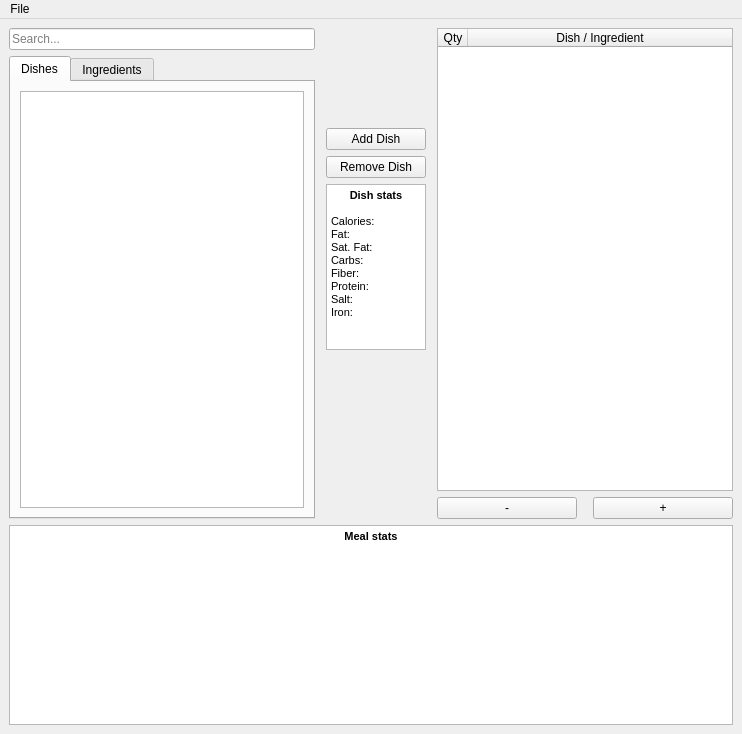
<?xml version="1.0" encoding="UTF-8"?>
<ui version="4.0">
 <class>MainWindow</class>
 <widget class="QMainWindow" name="MainWindow">
  <property name="geometry">
   <rect>
    <x>0</x>
    <y>0</y>
    <width>742</width>
    <height>734</height>
   </rect>
  </property>
  <property name="windowTitle">
   <string>Nompy 0.2.2</string>
  </property>
  <widget class="QWidget" name="widget">
   <property name="enabled">
    <bool>true</bool>
   </property>
   <layout class="QVBoxLayout" name="verticalLayout_6">
    <item>
     <layout class="QHBoxLayout" name="horizontalLayout_2">
      <item>
       <layout class="QVBoxLayout" name="verticalLayout_5">
        <item>
         <widget class="QLineEdit" name="searchBox">
          <property name="enabled">
           <bool>true</bool>
          </property>
          <property name="sizePolicy">
           <sizepolicy hsizetype="Expanding" vsizetype="Fixed">
            <horstretch>0</horstretch>
            <verstretch>0</verstretch>
           </sizepolicy>
          </property>
          <property name="text">
           <string/>
          </property>
          <property name="frame">
           <bool>true</bool>
          </property>
          <property name="cursorPosition">
           <number>0</number>
          </property>
          <property name="alignment">
           <set>Qt::AlignLeading|Qt::AlignLeft|Qt::AlignVCenter</set>
          </property>
          <property name="readOnly">
           <bool>false</bool>
          </property>
          <property name="placeholderText">
           <string>Search...</string>
          </property>
          <property name="cursorMoveStyle">
           <enum>Qt::VisualMoveStyle</enum>
          </property>
          <property name="clearButtonEnabled">
           <bool>false</bool>
          </property>
         </widget>
        </item>
        <item>
         <widget class="QTabWidget" name="dishIngredientTabWidget">
          <property name="currentIndex">
           <number>0</number>
          </property>
          <widget class="QWidget" name="dishesTab">
           <attribute name="title">
            <string>Dishes</string>
           </attribute>
           <layout class="QHBoxLayout" name="horizontalLayout">
            <item>
             <widget class="QListWidget" name="dishList">
              <property name="sizePolicy">
               <sizepolicy hsizetype="MinimumExpanding" vsizetype="Expanding">
                <horstretch>0</horstretch>
                <verstretch>0</verstretch>
               </sizepolicy>
              </property>
              <property name="minimumSize">
               <size>
                <width>284</width>
                <height>0</height>
               </size>
              </property>
             </widget>
            </item>
           </layout>
          </widget>
          <widget class="QWidget" name="ingredientsTab">
           <attribute name="title">
            <string>Ingredients</string>
           </attribute>
           <layout class="QHBoxLayout" name="horizontalLayout_4">
            <item>
             <widget class="QListWidget" name="ingredientList">
              <property name="sizePolicy">
               <sizepolicy hsizetype="MinimumExpanding" vsizetype="Expanding">
                <horstretch>0</horstretch>
                <verstretch>0</verstretch>
               </sizepolicy>
              </property>
              <property name="minimumSize">
               <size>
                <width>284</width>
                <height>0</height>
               </size>
              </property>
              <property name="isWrapping" stdset="0">
               <bool>false</bool>
              </property>
             </widget>
            </item>
           </layout>
          </widget>
         </widget>
        </item>
       </layout>
      </item>
      <item>
       <layout class="QVBoxLayout" name="verticalLayout_3">
        <property name="sizeConstraint">
         <enum>QLayout::SetDefaultConstraint</enum>
        </property>
        <property name="leftMargin">
         <number>5</number>
        </property>
        <property name="topMargin">
         <number>100</number>
        </property>
        <property name="rightMargin">
         <number>5</number>
        </property>
        <property name="bottomMargin">
         <number>100</number>
        </property>
        <item>
         <widget class="QPushButton" name="buttonAddDish">
          <property name="text">
           <string>Add Dish</string>
          </property>
         </widget>
        </item>
        <item>
         <widget class="QPushButton" name="buttonRemoveDish">
          <property name="text">
           <string>Remove Dish</string>
          </property>
         </widget>
        </item>
        <item>
         <widget class="QTextBrowser" name="dishBrowser">
          <property name="enabled">
           <bool>true</bool>
          </property>
          <property name="sizePolicy">
           <sizepolicy hsizetype="Fixed" vsizetype="Fixed">
            <horstretch>0</horstretch>
            <verstretch>0</verstretch>
           </sizepolicy>
          </property>
          <property name="maximumSize">
           <size>
            <width>100</width>
            <height>166</height>
           </size>
          </property>
          <property name="html">
           <string>&lt;!DOCTYPE HTML PUBLIC &quot;-//W3C//DTD HTML 4.0//EN&quot; &quot;http://www.w3.org/TR/REC-html40/strict.dtd&quot;&gt;
&lt;html&gt;&lt;head&gt;&lt;meta name=&quot;qrichtext&quot; content=&quot;1&quot; /&gt;&lt;style type=&quot;text/css&quot;&gt;
p, li { white-space: pre-wrap; }
&lt;/style&gt;&lt;/head&gt;&lt;body style=&quot; font-family:'MS Shell Dlg 2'; font-size:8.25pt; font-weight:400; font-style:normal;&quot;&gt;
&lt;p align=&quot;center&quot; style=&quot; margin-top:0px; margin-bottom:0px; margin-left:0px; margin-right:0px; -qt-block-indent:0; text-indent:0px;&quot;&gt;&lt;span style=&quot; font-weight:600;&quot;&gt;Dish stats&lt;/span&gt;&lt;/p&gt;
&lt;p align=&quot;center&quot; style=&quot;-qt-paragraph-type:empty; margin-top:0px; margin-bottom:0px; margin-left:0px; margin-right:0px; -qt-block-indent:0; text-indent:0px; font-weight:600;&quot;&gt;&lt;br /&gt;&lt;/p&gt;
&lt;p style=&quot; margin-top:0px; margin-bottom:0px; margin-left:0px; margin-right:0px; -qt-block-indent:0; text-indent:0px;&quot;&gt;&lt;span style=&quot; font-size:8pt;&quot;&gt;Calories:&lt;br /&gt;Fat:&lt;br /&gt;Sat. Fat:&lt;br /&gt;Carbs:&lt;br /&gt;Fiber:&lt;br /&gt;Protein:&lt;br /&gt;Salt:&lt;br /&gt;Iron:&lt;/span&gt;&lt;/p&gt;&lt;/body&gt;&lt;/html&gt;</string>
          </property>
         </widget>
        </item>
        <item>
         <spacer name="verticalSpacer">
          <property name="orientation">
           <enum>Qt::Vertical</enum>
          </property>
          <property name="sizeHint" stdset="0">
           <size>
            <width>20</width>
            <height>40</height>
           </size>
          </property>
         </spacer>
        </item>
       </layout>
      </item>
      <item>
       <layout class="QVBoxLayout" name="verticalLayout_2">
        <item>
         <widget class="QTableWidget" name="dishAddedTable">
          <property name="frameShape">
           <enum>QFrame::StyledPanel</enum>
          </property>
          <property name="selectionMode">
           <enum>QAbstractItemView::SingleSelection</enum>
          </property>
          <property name="selectionBehavior">
           <enum>QAbstractItemView::SelectRows</enum>
          </property>
          <property name="textElideMode">
           <enum>Qt::ElideRight</enum>
          </property>
          <property name="gridStyle">
           <enum>Qt::NoPen</enum>
          </property>
          <property name="cornerButtonEnabled">
           <bool>false</bool>
          </property>
          <attribute name="horizontalHeaderVisible">
           <bool>true</bool>
          </attribute>
          <attribute name="horizontalHeaderCascadingSectionResizes">
           <bool>true</bool>
          </attribute>
          <attribute name="horizontalHeaderDefaultSectionSize">
           <number>30</number>
          </attribute>
          <attribute name="horizontalHeaderHighlightSections">
           <bool>false</bool>
          </attribute>
          <attribute name="horizontalHeaderMinimumSectionSize">
           <number>28</number>
          </attribute>
          <attribute name="horizontalHeaderShowSortIndicator" stdset="0">
           <bool>false</bool>
          </attribute>
          <attribute name="horizontalHeaderStretchLastSection">
           <bool>true</bool>
          </attribute>
          <attribute name="verticalHeaderVisible">
           <bool>false</bool>
          </attribute>
          <attribute name="verticalHeaderDefaultSectionSize">
           <number>20</number>
          </attribute>
          <attribute name="verticalHeaderHighlightSections">
           <bool>false</bool>
          </attribute>
          <attribute name="verticalHeaderMinimumSectionSize">
           <number>20</number>
          </attribute>
          <column>
           <property name="text">
            <string>Qty</string>
           </property>
           <property name="textAlignment">
            <set>AlignCenter</set>
           </property>
          </column>
          <column>
           <property name="text">
            <string>Dish / Ingredient</string>
           </property>
          </column>
         </widget>
        </item>
        <item>
         <layout class="QHBoxLayout" name="horizontalLayout_3">
          <item alignment="Qt::AlignLeft">
           <widget class="QPushButton" name="buttonMinusQty">
            <property name="sizePolicy">
             <sizepolicy hsizetype="Minimum" vsizetype="Fixed">
              <horstretch>0</horstretch>
              <verstretch>0</verstretch>
             </sizepolicy>
            </property>
            <property name="minimumSize">
             <size>
              <width>140</width>
              <height>0</height>
             </size>
            </property>
            <property name="maximumSize">
             <size>
              <width>200</width>
              <height>16777215</height>
             </size>
            </property>
            <property name="text">
             <string>-</string>
            </property>
           </widget>
          </item>
          <item alignment="Qt::AlignRight">
           <widget class="QPushButton" name="buttonPlusQty">
            <property name="sizePolicy">
             <sizepolicy hsizetype="Minimum" vsizetype="Fixed">
              <horstretch>0</horstretch>
              <verstretch>0</verstretch>
             </sizepolicy>
            </property>
            <property name="minimumSize">
             <size>
              <width>140</width>
              <height>0</height>
             </size>
            </property>
            <property name="maximumSize">
             <size>
              <width>100</width>
              <height>16777215</height>
             </size>
            </property>
            <property name="text">
             <string>+</string>
            </property>
           </widget>
          </item>
         </layout>
        </item>
       </layout>
      </item>
     </layout>
    </item>
    <item>
     <widget class="QTextBrowser" name="outputBrowser">
      <property name="sizePolicy">
       <sizepolicy hsizetype="Expanding" vsizetype="Minimum">
        <horstretch>0</horstretch>
        <verstretch>0</verstretch>
       </sizepolicy>
      </property>
      <property name="minimumSize">
       <size>
        <width>0</width>
        <height>200</height>
       </size>
      </property>
      <property name="html">
       <string>&lt;!DOCTYPE HTML PUBLIC &quot;-//W3C//DTD HTML 4.0//EN&quot; &quot;http://www.w3.org/TR/REC-html40/strict.dtd&quot;&gt;
&lt;html&gt;&lt;head&gt;&lt;meta name=&quot;qrichtext&quot; content=&quot;1&quot; /&gt;&lt;style type=&quot;text/css&quot;&gt;
p, li { white-space: pre-wrap; }
&lt;/style&gt;&lt;/head&gt;&lt;body style=&quot; font-family:'MS Shell Dlg 2'; font-size:8.25pt; font-weight:400; font-style:normal;&quot;&gt;
&lt;p align=&quot;center&quot; style=&quot; margin-top:0px; margin-bottom:0px; margin-left:0px; margin-right:0px; -qt-block-indent:0; text-indent:0px;&quot;&gt;&lt;span style=&quot; font-weight:600;&quot;&gt;Meal stats&lt;/span&gt;&lt;/p&gt;
&lt;p align=&quot;center&quot; style=&quot;-qt-paragraph-type:empty; margin-top:0px; margin-bottom:0px; margin-left:0px; margin-right:0px; -qt-block-indent:0; text-indent:0px; font-weight:600;&quot;&gt;&lt;br /&gt;&lt;/p&gt;
&lt;p style=&quot;-qt-paragraph-type:empty; margin-top:0px; margin-bottom:0px; margin-left:0px; margin-right:0px; -qt-block-indent:0; text-indent:0px; font-weight:600;&quot;&gt;&lt;br /&gt;&lt;/p&gt;&lt;/body&gt;&lt;/html&gt;</string>
      </property>
     </widget>
    </item>
   </layout>
  </widget>
  <widget class="QMenuBar" name="menuBar">
   <property name="geometry">
    <rect>
     <x>0</x>
     <y>0</y>
     <width>742</width>
     <height>21</height>
    </rect>
   </property>
   <widget class="QMenu" name="menuFile">
    <property name="title">
     <string>File</string>
    </property>
    <addaction name="actionAbout"/>
    <addaction name="actionQuit"/>
   </widget>
   <addaction name="menuFile"/>
  </widget>
  <action name="actionAbout">
   <property name="text">
    <string>About</string>
   </property>
  </action>
  <action name="actionQuit">
   <property name="text">
    <string>Quit</string>
   </property>
  </action>
 </widget>
 <resources/>
 <connections/>
</ui>
